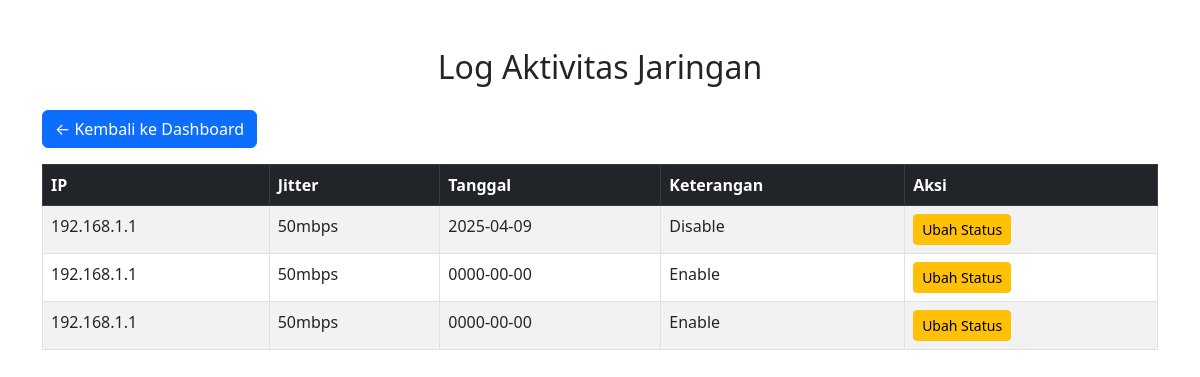
The app's page /admin/log_activity.php with its own data.
### tables this page shows
CREATE TABLE `router` (
  `id` int(11) NOT NULL,
  `lokasi` varchar(100) NOT NULL,
  `nama_router` varchar(100) NOT NULL,
  `tanggal` date NOT NULL,
  `jitter` varchar(50) NOT NULL,
  `ip` varchar(50) NOT NULL,
  `keterangan` text DEFAULT NULL
);

### admin/log_activity.php (the view, shortened to what this page needs)
<?php
include 'db.php';
$result = $conn->query("SELECT * FROM router ORDER BY tanggal DESC LIMIT 20");
?>
<!DOCTYPE html>
<html lang="id">
<head>
    <link rel="stylesheet" href="https://cdn.jsdelivr.net/npm/bootstrap@5.3.0/dist/css/bootstrap.min.css">
</head>
<body>
<div class="container mt-5">
    <h2 class="mb-4 text-center">Log Aktivitas Jaringan</h2>
    <div class="mb-3">
        <a href="index.php" class="btn btn-primary">← Kembali ke Dashboard</a>
    </div>
    <div class="table-responsive">
        <table class="table table-bordered table-striped">
            <thead class="table-dark">
                <tr>
                    <th>IP</th>
                    <th>Jitter</th>
                    <th>Tanggal</th>
                    <th>Keterangan</th>
                    <th>Aksi</th>
                </tr>
            </thead>
            <tbody>
                <?php while ($row = $result->fetch_assoc()) { ?>
                    <tr>
                        <td><?= htmlspecialchars($row['ip']) ?></td>
                        <td><?= htmlspecialchars($row['jitter']) ?></td>
                        <td><?= htmlspecialchars($row['tanggal']) ?></td>
                        <td><?= htmlspecialchars($row['keterangan']) ?></td>
                        <td>
                            <a href="ubah_status.php?id=<?= $row['id'] ?>&keterangan=<?= $row['keterangan'] ?>" class="btn btn-sm btn-warning" onclick="return confirm('Anda yakin mengubah status keterangan?')">
                                Ubah Status
                            </a>
                        </td>
                    </tr>
                <?php } ?>
            </tbody>
        </table>
    </div>
</div>
</body>
</html>

### records on screen
router: ip "192.168.1.1", jitter "50mbps", tanggal "2025-04-09", keterangan "Disable"
router: ip "192.168.1.1", jitter "50mbps", tanggal "0000-00-00", keterangan "Enable"
router: ip "192.168.1.1", jitter "50mbps", tanggal "0000-00-00", keterangan "Enable"
